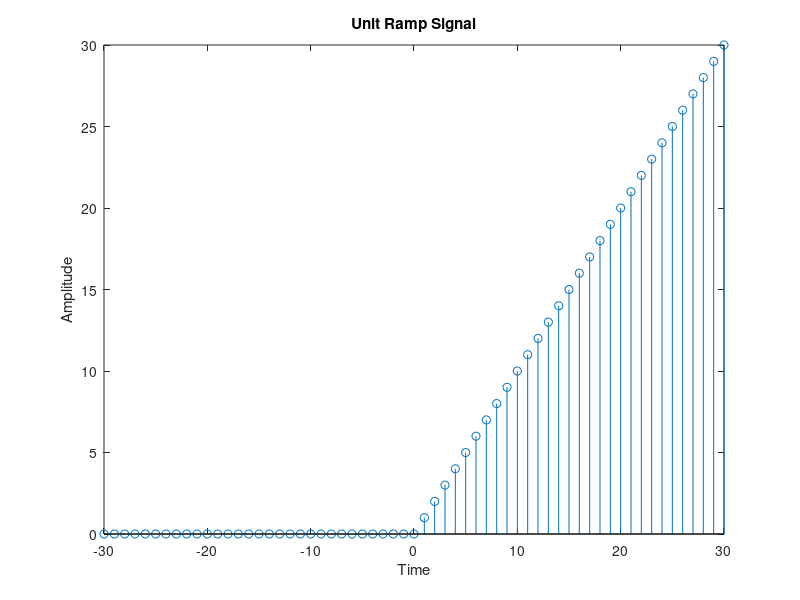

This figure's MATLAB source:
clc;
N=30;
n=-N:1:N;
ur=[zeros(1,N) 0 n(1,32:61)];
stem(n,ur);
xlabel('Time');
ylabel('Amplitude');
title('Unit Ramp Signal');